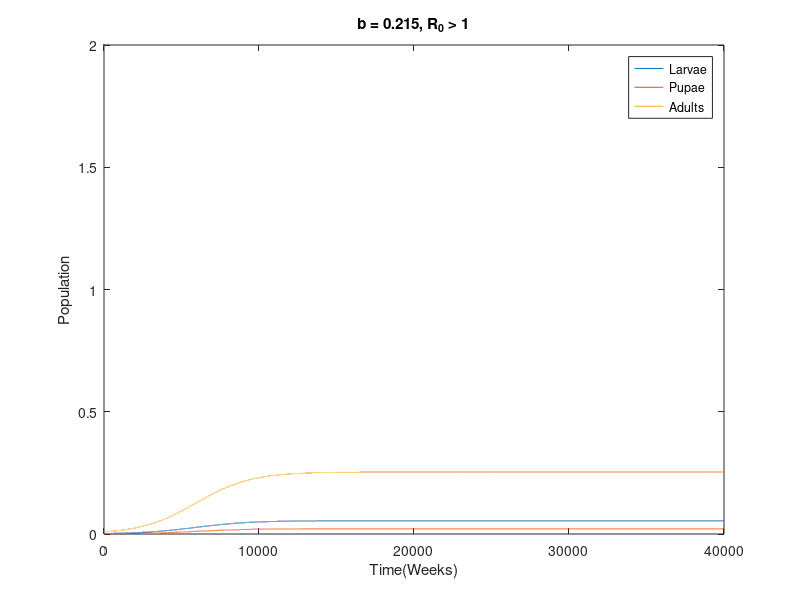

Reproduce this figure in MATLAB. (Note: this script raises an error after producing the figure.)
%LPA Model.

b = 0.215;
mu_a = 0.0842;
mu_l = 0.6053;
c_ea = 0.0110;
c_el = 0.0093;
c_pa = 0.0178;

IC = [0, 0, 0.01];
MaxT = 40000;

DF = zeros(MaxT+1,4);
DF(:,1) = 0:MaxT;
DF(1,:) = [0, 0, 0, 0.01];

for i = 2:MaxT+1
    DF(i,2)= b*DF(i-1,4)*exp(-c_ea*DF(i-1,4)-c_el*DF(i-1,2));
    DF(i,3)= (1-mu_l)*DF(i-1,2);
    DF(i,4) = DF(i-1,3)*exp(-c_pa*DF(i-1,4))+DF(i-1,4)*(1-mu_a);
end

plot(DF(:,1),DF(:,2:4), linewidth=2)
title('b = 0.215, R_0 > 1')
xlabel('Time(Weeks)')
ylabel('Population')
lgnd = legend('Larvae','Pupae','Adults')
lgnd.FontSize = 15